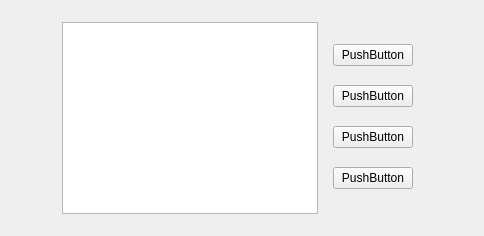
     <widget class="QWidget" name="tab_12">
      <attribute name="title">
       <string>E</string>
      </attribute>
      <layout class="QHBoxLayout" name="horizontalLayout_14">
       <item>
        <spacer name="horizontalSpacer_2">
         <property name="orientation">
          <enum>Qt::Horizontal</enum>
         </property>
         <property name="sizeHint" stdset="0">
          <size>
           <width>40</width>
           <height>20</height>
          </size>
         </property>
        </spacer>
       </item>
       <item>
        <layout class="QHBoxLayout" name="horizontalLayout_13">
         <property name="leftMargin">
          <number>11</number>
         </property>
         <property name="topMargin">
          <number>11</number>
         </property>
         <property name="rightMargin">
          <number>11</number>
         </property>
         <property name="bottomMargin">
          <number>11</number>
         </property>
         <item>
          <layout class="QVBoxLayout" name="verticalLayout_36">
           <item>
            <widget class="QListWidget" name="listWidget_13"/>
           </item>
          </layout>
         </item>
         <item>
          <widget class="MOverlay" name="Overlay_12" native="true">
           <property name="direction" stdset="0">
            <string>E</string>
           </property>
           <layout class="QVBoxLayout" name="verticalLayout_35">
            <item>
             <widget class="MPushButton" name="pushButton_50">
              <property name="text">
               <string>PushButton</string>
              </property>
             </widget>
            </item>
            <item>
             <widget class="MPushButton" name="pushButton_51">
              <property name="text">
               <string>PushButton</string>
              </property>
             </widget>
            </item>
            <item>
             <widget class="MPushButton" name="pushButton_52">
              <property name="text">
               <string>PushButton</string>
              </property>
             </widget>
            </item>
            <item>
             <widget class="MPushButton" name="pushButton_53">
              <property name="text">
               <string>PushButton</string>
              </property>
             </widget>
            </item>
           </layout>
          </widget>
         </item>
        </layout>
       </item>
       <item>
        <spacer name="horizontalSpacer_5">
         <property name="orientation">
          <enum>Qt::Horizontal</enum>
         </property>
         <property name="sizeHint" stdset="0">
          <size>
           <width>40</width>
           <height>20</height>
          </size>
         </property>
        </spacer>
       </item>
      </layout>
     </widget>
